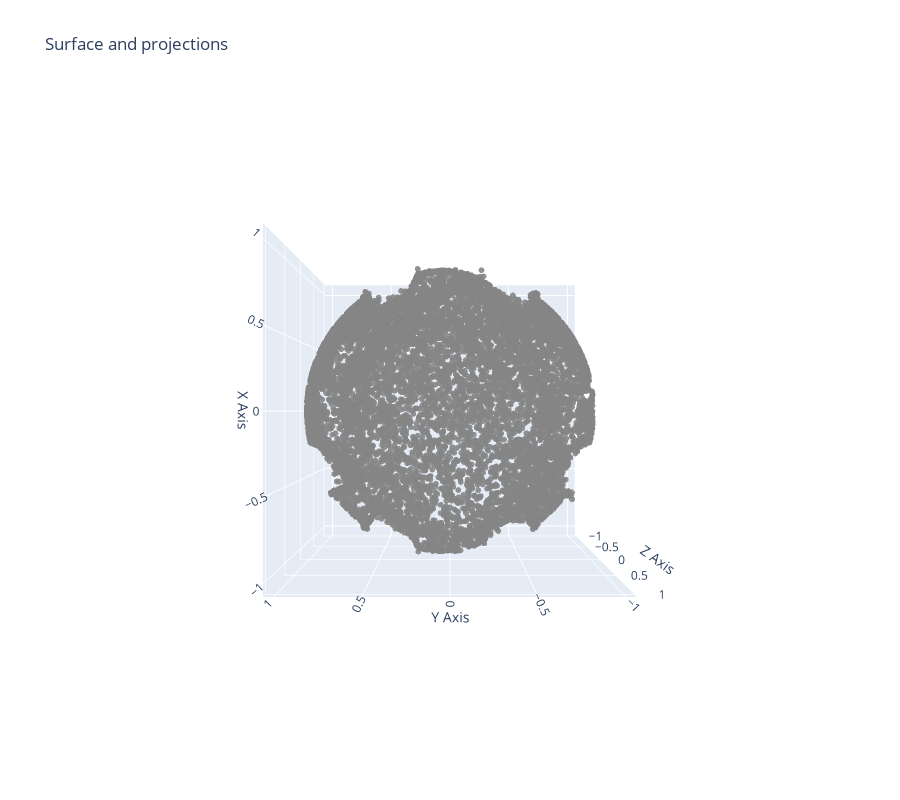

Notebook code cell kept with this figure:
### Code cell
import jax.numpy as jnp



# Parameters as before
R         = 1.0
t         = 0.12
stroke    = 0.12
epsilon   = 0.06
extrude_x = 0.40
extrude_y = 0.40
extrude_z = 0.40
z_center_R = -0.40

# Updated segments for N, L and rho (same as before)
N_segments = [
    (jnp.array([-0.4, -0.4]), jnp.array([-0.4,  0.4])),
    (jnp.array([ 0.4, -0.4]), jnp.array([ 0.4,  0.4])),
    (jnp.array([-0.4,  0.4]), jnp.array([ 0.4, -0.4]))
]
L_segments = [
    (jnp.array([-0.4, -0.4]), jnp.array([-0.4,  0.4])),
    (jnp.array([-0.4, -0.4]), jnp.array([ 0.4, -0.4]))
]
R_segments = [
    (jnp.array([-0.4, -0.4]), jnp.array([-0.4,  0.4])),
    (jnp.array([-0.4,  0.4]), jnp.array([ 0.0,  0.4])),
    (jnp.array([ 0.0,  0.4]), jnp.array([ 0.0,  0.2]))
]

def sd_segment(p, a, b):
    pa = p - a
    ba = b - a
    ba_dot = jnp.dot(ba, ba)
    t_clamp = jnp.clip(jnp.dot(pa, ba) / (ba_dot + 1e-8), 0.0, 1.0)
    proj = a + t_clamp * ba
    return jnp.linalg.norm(p - proj, axis=-1)

def smooth_indicator(p, segments):
    d = 1e6
    for a, b in segments:
        d = jnp.minimum(d, sd_segment(p, a, b))
    d0 = d - stroke
    return jnp.clip(1.0 - d0 / epsilon, 0.0, 1.0)

def gate(t, width):
    return jnp.clip(1.0 - jnp.abs(t) / width, 0.0, 1.0)

def s_N(y, z):
    uv = jnp.stack([y, z], axis=-1)
    return smooth_indicator(uv, N_segments) * gate(0.0, extrude_x)

def s_L(x, z):
    uv = jnp.stack([x, z], axis=-1)
    return smooth_indicator(uv, L_segments) * gate(0.0, extrude_y)

def s_R(x, y, z):
    uv = jnp.stack([x, y], axis=-1)
    return smooth_indicator(uv, R_segments) * gate(z - z_center_R, extrude_z)

def phi(xyz):
    x, y, z = xyz
    r = jnp.sqrt(x*x + y*y + z*z)
    smax = jnp.maximum(
        s_N(y, z),
        jnp.maximum(s_L(x, z), s_R(x, y, z))
    )
    return r - (R - t * smax)
Y_lang = langevin_implicit(phi, n_samples=10000, burn=100, thin=2, sigma=0.1, lam=0.01, kappa=0.02, R=3.0)
fig = plot_3d_projection(Y_lang)
fig.update_layout(scene_camera=dict(eye=dict(x=0., y=0., z=2.5)))

### Figure 1 — Plotly figure (JSON) as saved in the notebook; plotly's stock layout.template omitted (floating-point values rounded to 4 significant figures; data arrays with more than 128 entries replaced by an {"elided": "..."} marker saying what was removed)
{"data": [{"marker": {"color": "rgba(120,120,120,0.9)", "size": 2}, "mode": "markers", "name": "original", "x": {"elided": "10000 float values"}, "y": {"elided": "10000 float values"}, "z": {"elided": "10000 float values"}, "type": "scatter3d"}], "layout": {"scene": {"xaxis": {"title": {"text": "X Axis"}}, "yaxis": {"title": {"text": "Y Axis"}}, "zaxis": {"title": {"text": "Z Axis"}}, "aspectmode": "cube", "camera": {"eye": {"x": 0.0, "y": 0.0, "z": 2.5}}}, "legend": {"itemsizing": "constant"}, "title": {"text": "Surface and projections"}, "height": 800}}
